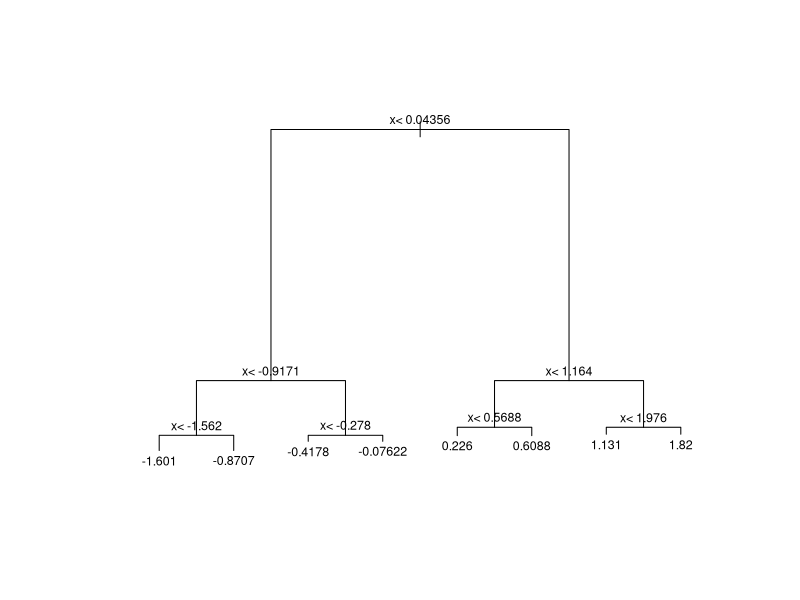

The R script that drew this image: (Note: this script raises an error after producing the figure.)
#--------------------------Q1-----------------------------
#Create a simple dataset where the outcome grows 0.75 units on average for every increase in a predictor.

library(rpart)
n <- 1000
sigma <- 0.25
set.seed(1)
x <- rnorm(n, 0, 1)
y <- 0.75 * x + rnorm(n, 0, sigma)
dat <- data.frame(x = x, y = y)

#Which code correctly uses rpart to fit a regression tree and saves the result to fit?
fit <- rpart(y~., data = dat)

#--------------------------Q2-----------------------------

plot(fit, margin = 0.1)
text(fit, cex = 0.75)

#--------------------------Q3-----------------------------

dat %>% 
  mutate(y_hat = predict(fit)) %>%
  ggplot(aes(x,y)) +
  geom_point() +
  geom_step(aes(x,y_hat),col=2) #col=2 means red

#--------------------------Q4-----------------------------
#Now run Random Forests instead of a regression tree using randomForest from the __randomForest__ package, 
#and remake the scatterplot with the prediction line.

library(randomForest)
fit <- randomForest(y ~., data = dat)

dat %>% 
  mutate(y_hat = predict(fit)) %>% 
  ggplot() +
  geom_point(aes(x, y)) +
  geom_step(aes(x, y_hat), col = 2)

#--------------------------Q5-----------------------------
#Use the plot function to see if the Random Forest from Q4 has converged or if we need more trees.
plot(fit)

#--------------------------Q6-----------------------------
# seems that the default values for the Random Forest result in an estimate that is too flexible (unsmooth). 
#Re-run the Random Forest but this time with a node size of 50 and a maximum of 25 nodes. Remake the plot.

library(randomForest)
fit <- randomForest(y ~ x, data = dat, nodesize = 50, maxnodes = 25)

dat %>% 
  mutate(y_hat = predict(fit)) %>% 
  ggplot() +
  geom_point(aes(x, y)) +
  geom_step(aes(x, y_hat), col = 2)

